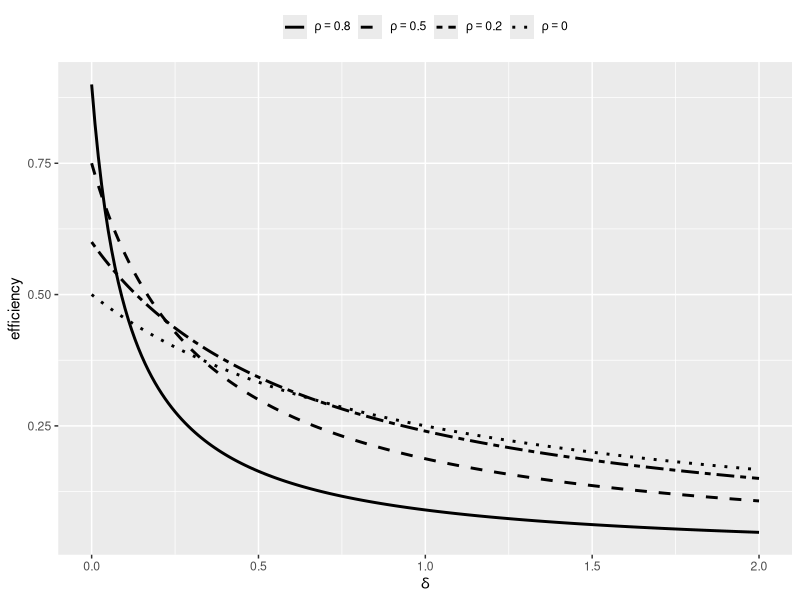
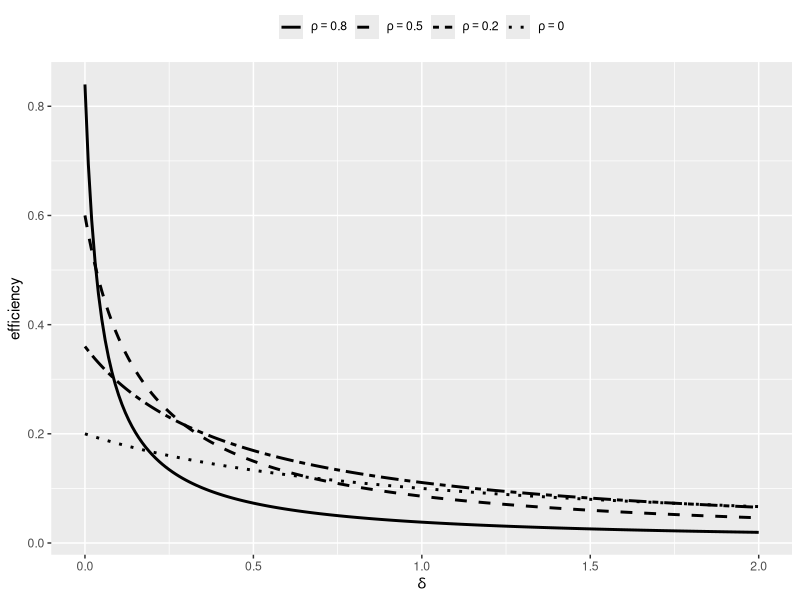
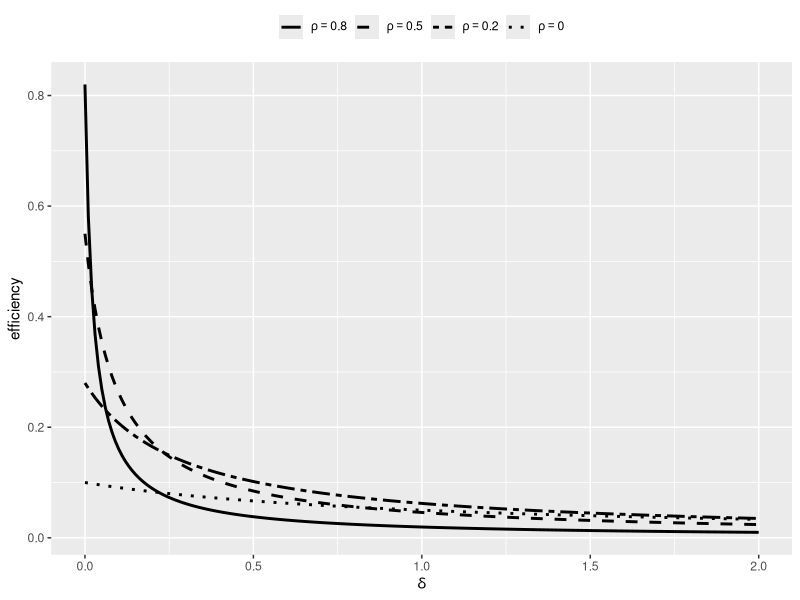

Source code (R) for these figures, in order:
e <- function(delta, rho, n){
  a <- (1 + (n - 1) * rho) * (1 - rho)
  
  b <- n * (1 + delta) * (1 - rho + n * rho * delta / (1 + delta))
  
  return(a / b)
}

library(tidyverse)

delta <- seq(0, 2, 0.01)

# n = 2

df1 <- data.frame(delta,
                  efficiency1 = e(delta = delta, rho = 0.8, n = 2),
                  efficiency2 = e(delta = delta, rho = 0.5, n = 2),
                  efficiency3 = e(delta = delta, rho = 0.2, n = 2),
                  efficiency4 = e(delta = delta, rho = 0.0, n = 2))

df1_melted <- df1 %>%
  pivot_longer(cols = starts_with("efficiency"),
               names_to = "efficiency_type",
               values_to = "efficiency")

df1_melted %>%
  ggplot(aes(x = delta, y = efficiency, linetype = efficiency_type)) +
  geom_line(linewidth = 1) +
  scale_linetype_manual(
    values = c(
      "efficiency1" = "solid",
      "efficiency2" = "dashed",
      "efficiency3" = "twodash",
      "efficiency4" = "dotted"),
    labels = expression(
      rho == 0.8,
      rho == 0.5,
      rho == 0.2,
      rho == 0.0)) +
  labs(x = expression(delta)) +
  theme(legend.position = "top",
        legend.title = element_blank())




# n = 5
df2 <- data.frame(delta,
                  efficiency1 = e(delta = delta, rho = 0.8, n = 5),
                  efficiency2 = e(delta = delta, rho = 0.5, n = 5),
                  efficiency3 = e(delta = delta, rho = 0.2, n = 5),
                  efficiency4 = e(delta = delta, rho = 0.0, n = 5))

df2_melted <- df2 %>%
  pivot_longer(cols = starts_with("efficiency"),
               names_to = "efficiency_type",
               values_to = "efficiency")

df2_melted %>%
  ggplot(aes(x = delta, y = efficiency, linetype = efficiency_type)) +
  geom_line(linewidth = 1) +
  scale_linetype_manual(
    values = c(
      "efficiency1" = "solid",
      "efficiency2" = "dashed",
      "efficiency3" = "twodash",
      "efficiency4" = "dotted"),
    labels = expression(
      rho == 0.8,
      rho == 0.5,
      rho == 0.2,
      rho == 0.0)) +
  labs(x = expression(delta)) +
  theme(legend.position = "top",
        legend.title = element_blank())






# n = 10
df3 <- data.frame(delta,
                  efficiency1 = e(delta = delta, rho = 0.8, n = 10),
                  efficiency2 = e(delta = delta, rho = 0.5, n = 10),
                  efficiency3 = e(delta = delta, rho = 0.2, n = 10),
                  efficiency4 = e(delta = delta, rho = 0.0, n = 10))

df3_melted <- df3 %>%
  pivot_longer(cols = starts_with("efficiency"),
               names_to = "efficiency_type",
               values_to = "efficiency")

df3_melted %>%
  ggplot(aes(x = delta, y = efficiency, linetype = efficiency_type)) +
  geom_line(linewidth = 1) +
  scale_linetype_manual(
    values = c(
      "efficiency1" = "solid",
      "efficiency2" = "dashed",
      "efficiency3" = "twodash",
      "efficiency4" = "dotted"),
    labels = expression(
      rho == 0.8,
      rho == 0.5,
      rho == 0.2,
      rho == 0.0)) +
  labs(x = expression(delta)) +
  theme(legend.position = "top",
        legend.title = element_blank())
